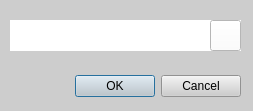
<?xml version="1.0" encoding="UTF-8"?>
<ui version="4.0">
 <class>Dialog</class>
 <widget class="QDialog" name="Dialog">
  <property name="geometry">
   <rect>
    <x>0</x>
    <y>0</y>
    <width>253</width>
    <height>111</height>
   </rect>
  </property>
  <property name="windowTitle">
   <string>Dialog</string>
  </property>
  <property name="styleSheet">
   <string notr="true">background-color: rgb(205, 205, 205);</string>
  </property>
  <widget class="QDialogButtonBox" name="buttonBox">
   <property name="geometry">
    <rect>
     <x>10</x>
     <y>70</y>
     <width>231</width>
     <height>32</height>
    </rect>
   </property>
   <property name="font">
    <font>
     <pointsize>8</pointsize>
    </font>
   </property>
   <property name="styleSheet">
    <string notr="true"/>
   </property>
   <property name="orientation">
    <enum>Qt::Horizontal</enum>
   </property>
   <property name="standardButtons">
    <set>QDialogButtonBox::Cancel|QDialogButtonBox::Ok</set>
   </property>
   <property name="centerButtons">
    <bool>false</bool>
   </property>
  </widget>
  <widget class="QLineEdit" name="editPassBaru">
   <property name="geometry">
    <rect>
     <x>10</x>
     <y>20</y>
     <width>231</width>
     <height>31</height>
    </rect>
   </property>
   <property name="font">
    <font>
     <family>Century Gothic</family>
     <pointsize>10</pointsize>
    </font>
   </property>
   <property name="styleSheet">
    <string notr="true">background-color: rgb(255, 255, 255);
border:none;</string>
   </property>
   <property name="echoMode">
    <enum>QLineEdit::Password</enum>
   </property>
  </widget>
  <widget class="QPushButton" name="btnToggle">
   <property name="geometry">
    <rect>
     <x>210</x>
     <y>20</y>
     <width>31</width>
     <height>31</height>
    </rect>
   </property>
   <property name="styleSheet">
    <string notr="true">QPushButton{
background-color: rgb(255, 255, 255);
}

QPushButton:hover{
background-color: rgb(205, 205, 205);
}

QPushButton:pressed{
padding-left: 5px;
padding-top: 5px;
}</string>
   </property>
   <property name="text">
    <string/>
   </property>
   <property name="icon">
    <iconset>
     <normaloff>../ICON/show.png</normaloff>../ICON/show.png</iconset>
   </property>
   <property name="checkable">
    <bool>false</bool>
   </property>
   <property name="checked">
    <bool>false</bool>
   </property>
  </widget>
 </widget>
 <resources/>
 <connections>
  <connection>
   <sender>buttonBox</sender>
   <signal>accepted()</signal>
   <receiver>Dialog</receiver>
   <slot>accept()</slot>
   <hints>
    <hint type="sourcelabel">
     <x>248</x>
     <y>254</y>
    </hint>
    <hint type="destinationlabel">
     <x>157</x>
     <y>274</y>
    </hint>
   </hints>
  </connection>
  <connection>
   <sender>buttonBox</sender>
   <signal>rejected()</signal>
   <receiver>Dialog</receiver>
   <slot>reject()</slot>
   <hints>
    <hint type="sourcelabel">
     <x>316</x>
     <y>260</y>
    </hint>
    <hint type="destinationlabel">
     <x>286</x>
     <y>274</y>
    </hint>
   </hints>
  </connection>
 </connections>
</ui>
